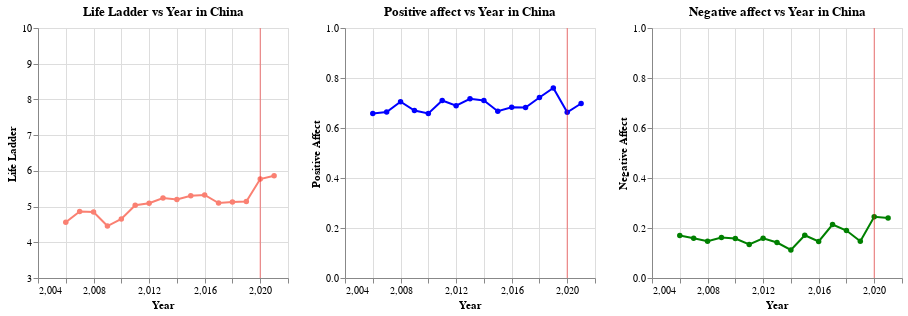

This figure's notebook cell:
### Markdown cell above
# China

### Code cell
# Selecting China's Data
happy_china = happy[happy['Country name'] == 'China']

# Plot figures
life_ladder_china = alt.Chart(happy_china).mark_line(point={"fill": "salmon"}, color = 'salmon').encode(
    x = alt.X('year', title = 'Year', scale = alt.Scale(domain = (2005, 2022))),
    y = alt.Y('Life Ladder', scale = alt.Scale(domain = (3, 10))),
).properties(title = 'Life Ladder vs Year in China', width = 250, height = 250) + vertical_line

positive_china = alt.Chart(happy_china).mark_line(point={"fill": "blue"}, color='blue').encode(
    x = alt.X('year', title = 'Year', scale = alt.Scale(domain = (2005, 2022))),
    y = alt.Y('Positive affect', title='Positive Affect', scale = alt.Scale(domain = (0, 1))),
).properties(title = 'Positive affect vs Year in China', width = 250, height = 250)  + vertical_line

negative_china = alt.Chart(happy_china).mark_line(point={"fill": "green"}, color = 'green').encode(
    x = alt.X('year', title = 'Year', scale = alt.Scale(domain = (2005, 2022))),
    y = alt.Y('Negative affect', title='Negative Affect', scale = alt.Scale(domain = (0, 1))),
).properties(title = 'Negative affect vs Year in China', width = 250, height = 250)  + vertical_line

# Viewing
# pos_neg = alt.layer(positive, negative)
alt.hconcat(life_ladder_china, positive_china, negative_china)

### Figure 1 — Vega-Lite specification as saved in the notebook (floating-point values rounded to 4 significant figures)
{"config": {"view": {"continuousWidth": 400, "continuousHeight": 300}}, "hconcat": [{"layer": [{"data": {"name": "data-f1f314c66eaae40e17f14f25fdcaa0de"}, "mark": {"type": "line", "color": "salmon", "point": {"fill": "salmon"}}, "encoding": {"x": {"field": "year", "scale": {"domain": [2005, 2022]}, "title": "Year", "type": "quantitative"}, "y": {"field": "Life Ladder", "scale": {"domain": [3, 10]}, "type": "quantitative"}}, "height": 250, "title": "Life Ladder vs Year in China", "width": 250}, {"data": {"name": "data-eb74b13b2d625b129649f33658dfa694"}, "mark": {"type": "rule", "color": "red", "opacity": 0.5}, "encoding": {"x": {"field": "x", "type": "quantitative"}}}]}, {"layer": [{"data": {"name": "data-f1f314c66eaae40e17f14f25fdcaa0de"}, "mark": {"type": "line", "color": "blue", "point": {"fill": "blue"}}, "encoding": {"x": {"field": "year", "scale": {"domain": [2005, 2022]}, "title": "Year", "type": "quantitative"}, "y": {"field": "Positive affect", "scale": {"domain": [0, 1]}, "title": "Positive Affect", "type": "quantitative"}}, "height": 250, "title": "Positive affect vs Year in China", "width": 250}, {"data": {"name": "data-eb74b13b2d625b129649f33658dfa694"}, "mark": {"type": "rule", "color": "red", "opacity": 0.5}, "encoding": {"x": {"field": "x", "type": "quantitative"}}}]}, {"layer": [{"data": {"name": "data-f1f314c66eaae40e17f14f25fdcaa0de"}, "mark": {"type": "line", "color": "green", "point": {"fill": "green"}}, "encoding": {"x": {"field": "year", "scale": {"domain": [2005, 2022]}, "title": "Year", "type": "quantitative"}, "y": {"field": "Negative affect", "scale": {"domain": [0, 1]}, "title": "Negative Affect", "type": "quantitative"}}, "height": 250, "title": "Negative affect vs Year in China", "width": 250}, {"data": {"name": "data-eb74b13b2d625b129649f33658dfa694"}, "mark": {"type": "rule", "color": "red", "opacity": 0.5}, "encoding": {"x": {"field": "x", "type": "quantitative"}}}]}], "$schema": "https://vega.github.io/schema/vega-lite/v4.17.0.json", "datasets": {"data-f1f314c66eaae40e17f14f25fdcaa0de": [{"Country name": "China", "year": 2006, "Life Ladder": 4.56, "Log GDP per capita": 8.696, "Social support": 0.747, "Healthy life expectancy at birth": 65.66, "Freedom to make life choices": null, "Generosity": null, "Perceptions of corruption": null, "Positive affect": 0.658, "Negative affect": 0.17}, {"Country name": "China", "year": 2007, "Life Ladder": 4.863, "Log GDP per capita": 8.824, "Social support": 0.811, "Healthy life expectancy at birth": 65.92, "Freedom to make life choices": null, "Generosity": -0.179, "Perceptions of corruption": null, "Positive affect": 0.664, "Negative affect": 0.159}, {"Country name": "China", "year": 2008, "Life Ladder": 4.846, "Log GDP per capita": 8.911, "Social support": 0.748, "Healthy life expectancy at birth": 66.18, "Freedom to make life choices": 0.853, "Generosity": -0.095, "Perceptions of corruption": null, "Positive affect": 0.705, "Negative affect": 0.147}, {"Country name": "China", "year": 2009, "Life Ladder": 4.454, "Log GDP per capita": 8.996, "Social support": 0.798, "Healthy life expectancy at birth": 66.44, "Freedom to make life choices": 0.771, "Generosity": -0.163, "Perceptions of corruption": null, "Positive affect": 0.67, "Negative affect": 0.162}, {"Country name": "China", "year": 2010, "Life Ladder": 4.653, "Log GDP per capita": 9.092, "Social support": 0.768, "Healthy life expectancy at birth": 66.7, "Freedom to make life choices": 0.805, "Generosity": -0.136, "Perceptions of corruption": null, "Positive affect": 0.658, "Negative affect": 0.158}, {"Country name": "China", "year": 2011, "Life Ladder": 5.037, "Log GDP per capita": 9.178, "Social support": 0.787, "Healthy life expectancy at birth": 66.96, "Freedom to make life choices": 0.824, "Generosity": -0.189, "Perceptions of corruption": null, "Positive affect": 0.71, "Negative affect": 0.134}, {"Country name": "China", "year": 2012, "Life Ladder": 5.095, "Log GDP per capita": 9.247, "Social support": 0.788, "Healthy life expectancy at birth": 67.22, "Freedom to make life choices": 0.808, "Generosity": -0.187, "Perceptions of corruption": null, "Positive affect": 0.689, "Negative affect": 0.159}, {"Country name": "China", "year": 2013, "Life Ladder": 5.241, "Log GDP per capita": 9.315, "Social support": 0.778, "Healthy life expectancy at birth": 67.48, "Freedom to make life choices": 0.805, "Generosity": -0.161, "Perceptions of corruption": null, "Positive affect": 0.717, "Negative affect": 0.142}, {"Country name": "China", "year": 2014, "Life Ladder": 5.196, "Log GDP per capita": 9.38, "Social support": 0.82, "Healthy life expectancy at birth": 67.74, "Freedom to make life choices": null, "Generosity": -0.219, "Perceptions of corruption": null, "Positive affect": 0.71, "Negative affect": 0.112}, {"Country name": "China", "year": 2015, "Life Ladder": 5.304, "Log GDP per capita": 9.442, "Social support": 0.794, "Healthy life expectancy at birth": 68.0, "Freedom to make life choices": null, "Generosity": -0.247, "Perceptions of corruption": null, "Positive affect": 0.667, "Negative affect": 0.171}, {"Country name": "China", "year": 2016, "Life Ladder": 5.325, "Log GDP per capita": 9.503, "Social support": 0.742, "Healthy life expectancy at birth": 68.12, "Freedom to make life choices": null, "Generosity": -0.23, "Perceptions of corruption": null, "Positive affect": 0.683, "Negative affect": 0.146}, {"Country name": "China", "year": 2017, "Life Ladder": 5.099, "Log GDP per capita": 9.564, "Social support": 0.772, "Healthy life expectancy at birth": 68.25, "Freedom to make life choices": 0.878, "Generosity": -0.178, "Perceptions of corruption": null, "Positive affect": 0.682, "Negative affect": 0.214}, {"Country name": "China", "year": 2018, "Life Ladder": 5.131, "Log GDP per capita": 9.625, "Social support": 0.788, "Healthy life expectancy at birth": 68.38, "Freedom to make life choices": 0.895, "Generosity": -0.161, "Perceptions of corruption": null, "Positive affect": 0.722, "Negative affect": 0.19}, {"Country name": "China", "year": 2019, "Life Ladder": 5.144, "Log GDP per capita": 9.679, "Social support": 0.822, "Healthy life expectancy at birth": 68.5, "Freedom to make life choices": 0.927, "Generosity": -0.176, "Perceptions of corruption": null, "Positive affect": 0.76, "Negative affect": 0.147}, {"Country name": "China", "year": 2020, "Life Ladder": 5.771, "Log GDP per capita": 9.699, "Social support": 0.808, "Healthy life expectancy at birth": 68.62, "Freedom to make life choices": 0.891, "Generosity": -0.106, "Perceptions of corruption": null, "Positive affect": 0.663, "Negative affect": 0.245}, {"Country name": "China", "year": 2021, "Life Ladder": 5.863, "Log GDP per capita": 9.776, "Social support": 0.856, "Healthy life expectancy at birth": 68.75, "Freedom to make life choices": 0.875, "Generosity": 0.022, "Perceptions of corruption": null, "Positive affect": 0.698, "Negative affect": 0.24}], "data-eb74b13b2d625b129649f33658dfa694": [{"x": 2020}]}}
